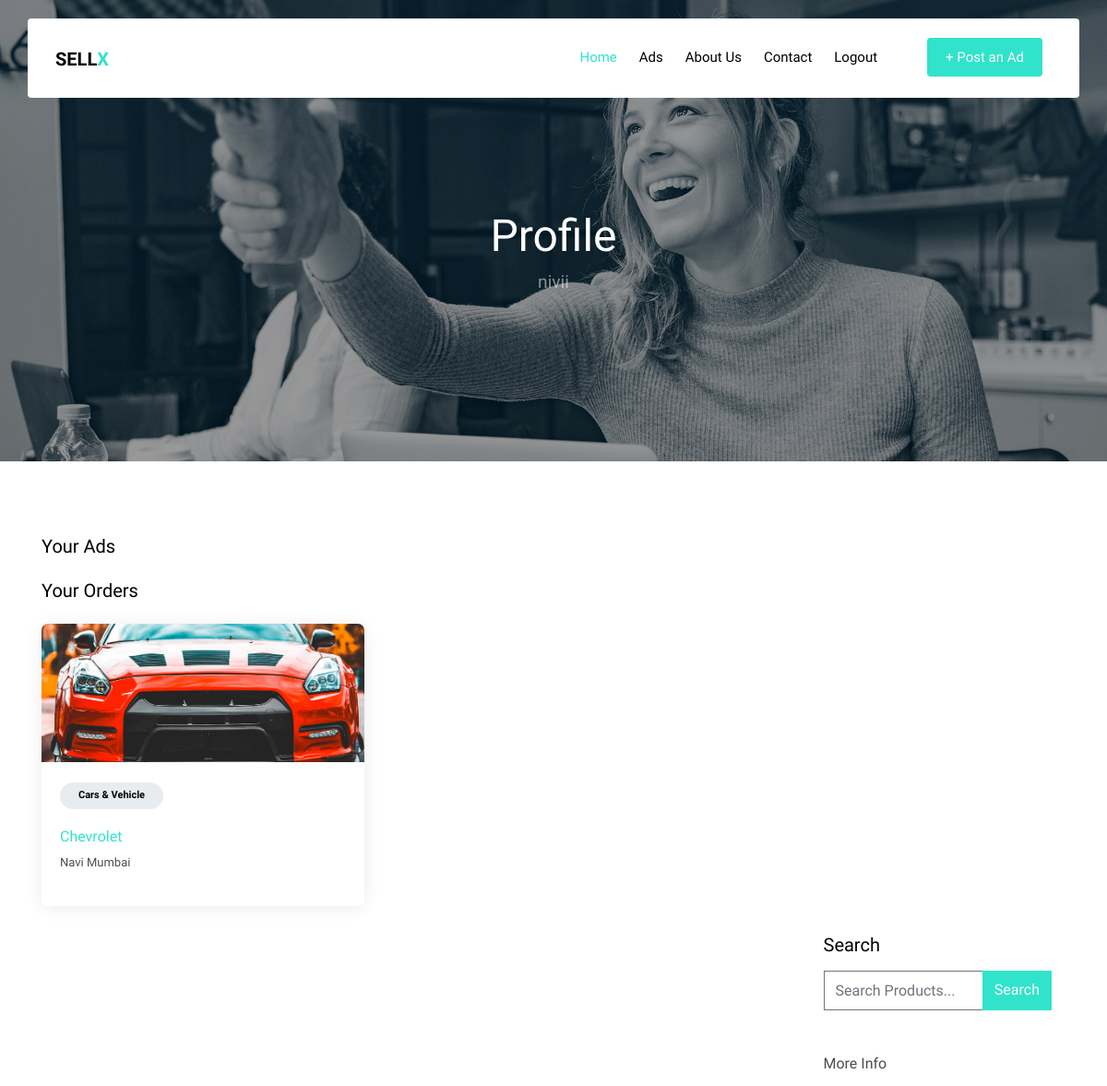
/profile (signed in, upper part), run on an earlier commit of the app's database.
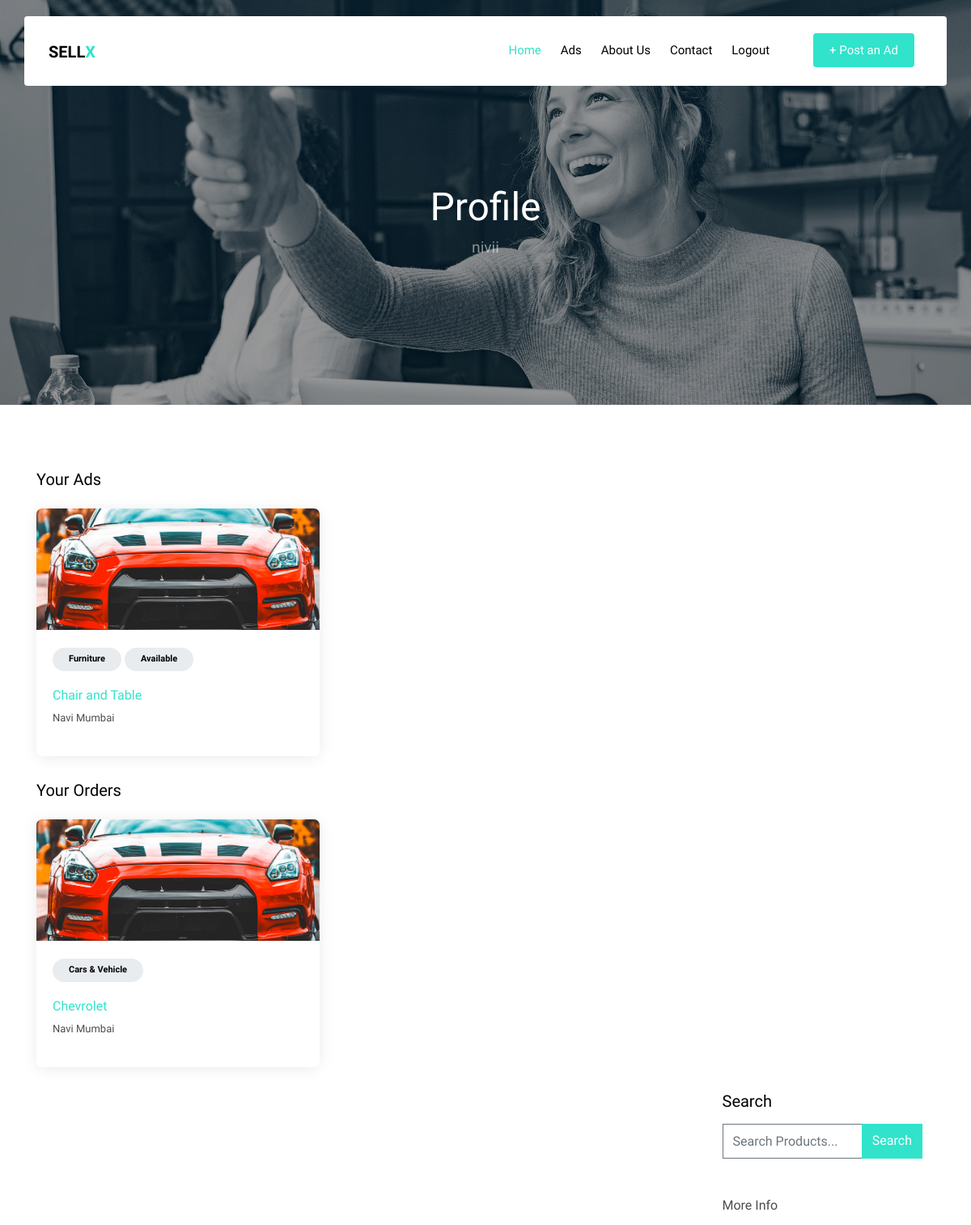
And on a later commit of the database.
### app.py (models this page shows, shortened)
class User(UserMixin, db.Model):
    id = db.Column(db.Integer, primary_key=True)
    name = db.Column(db.String(20))
    username = db.Column(db.String(15), unique=True)
    email = db.Column(db.String(50), unique=True)
    password = db.Column(db.String(80))
    posts = db.relationship('NewPost', backref='author',lazy=True)
    addr = db.Column(db.String(100))
    payment = db.relationship('Payment', backref='author',lazy=True)

class NewPost(UserMixin,db.Model):
    id = db.Column(db.Integer,primary_key = True)
    description = db.Column(db.String(1000))
    tag = db.Column(db.String(30))
    sub_tag = db.Column(db.String(40))
    price = db.Column(db.Integer)
    user_id = db.Column(db.Integer, db.ForeignKey('user.id'), nullable=False)
    img = db.Column(db.String(200), nullable = False)
    loc = db.Column(db.String(20))
    status = db.Column(db.String(15))

### app.py (the view)
@app.route("/profile",methods = ['GET','POST'])
@login_required
def profile():
    pay = Payment.query.filter(Payment.user_id==current_user.id)
    pa = []
    for p in pay:
        tmp = NewPost.query.filter(NewPost.id==p.pid)
        pa.append(tmp.first())
    return render_template("profile.html",title="Profile", use=current_user.username,Post_data=current_user.posts, Posto_data=pa)

### app.py (called while the page is built)
@login_manager.user_loader
def load_user(user_id):
	return User.query.get(int(user_id))

### templates/profile.html (shortened to what this page needs)
<!DOCTYPE html>
<html lang="en">
  <head>
      <link rel="stylesheet" href="{{ url_for('static', filename='fonts/icomoon/style.css') }}">
      <link rel="stylesheet" href="{{ url_for('static', filename='css/bootstrap.min.css') }}">
      <link rel="stylesheet" href="{{ url_for('static', filename='css/magnific-popup.css') }}">
      <link rel="stylesheet" href="{{ url_for('static', filename='css/jquery-ui.css') }}">
      <link rel="stylesheet" href="{{ url_for('static', filename='css/owl.carousel.min.css') }}">
      <link rel="stylesheet" href="{{ url_for('static', filename='css/owl.theme.default.min.css') }}">
      <link rel="stylesheet" href="{{ url_for('static', filename='css/bootstrap-datepicker.css') }}">
      <link rel="stylesheet" href="{{ url_for('static', filename='fonts/flaticon/font/flaticon.css') }}">
      <link rel="stylesheet" href="{{ url_for('static', filename='css/aos.css') }}">
      <link rel="stylesheet" href="{{ url_for('static', filename='css/rangeslider.css') }}">
      <link rel="stylesheet" href="{{ url_for('static', filename='css/style.css') }}">
      {% import "bootstrap/wtf.html" as wtf %}
  </head>
  <body>
  <div class="site-wrap">
    <header class="site-navbar container py-0 bg-white" role="banner">
        <div class="row align-items-center">
          <div class="col-6 col-xl-2">
            <h1 class="mb-0 site-logo"><a href="{{ url_for('index') }}" class="text-black mb-0">SELL<span class="text-primary">X</span>  </a></h1>
          </div>
          <div class="col-12 col-md-10 d-none d-xl-block">
            <nav class="site-navigation position-relative text-right" role="navigation">
              <ul class="site-menu js-clone-nav mr-auto d-none d-lg-block">
                <li class="active"><a href="{{ url_for('profile') }}">Home</a></li>
                <li><a href="#">Ads</a></li>
                <li><a href="#">About Us</a>
                </li>
                <li><a href="contact.html">Contact</a></li>
                <li><a href="{{ url_for('logout') }}">Logout</a></li>
                <li><a href="{{ url_for('new') }}" class="cta"><span class="bg-primary text-white rounded">+ Post an Ad</span></a></li>
              </ul>
            </nav>
          </div>
        </div>
    </header>
    <div class="site-blocks-cover inner-page-cover overlay" style="background-image: url(images/hero_1.jpg);" data-aos="fade" data-stellar-background-ratio="0.5">
      <div class="container">
        <div class="row align-items-center justify-content-center text-center">
          <div class="col-md-10" data-aos="fade-up" data-aos-delay="400">
            <div class="row justify-content-center mt-5">
              <div class="col-md-8 text-center">
                <h1>Profile</h1>
                <p class="mb-0">{{ use }}</p>
              </div>
            </div>
          </div>
        </div>
      </div>
    </div>
    <div class="site-section">
        <div class="container">
          <div class="row">
            <div class="col-lg-8">
                  <div class="row">
                      <div class="col-12">
                        <h2 class="h5 mb-4 text-black">Your Ads</h2>
                      </div>
                    </div>
                    <div class="row">
                {% for data in Post_data %}
                <div class="col-lg-6">
                  <div class="d-block d-md-flex listing vertical">
                    <a href="{{ url_for('singlelist', postid=data.id) }}" class="img d-block" style="background-image: url('images/img_1.jpg')"></a>
                    <div class="lh-content">
                      <span class="category">{{ data.tag }}</span>
                      <a href="#" class="category">{{ data.status }}</a>
                      <h3><a href="{{ url_for('singlelist', postid=data.id) }}">{{ data.sub_tag }}</a></h3>
                      <address>{{ data.loc }}</address>
                    </div>
                </div>
              </div>
                {% endfor %}
              </div>
            </div>
          </div>
          <div class="row">
              <div class="col-lg-8">
                  <div class="row">
                      <div class="col-12">
                        <h2 class="h5 mb-4 text-black">Your Orders</h2>
                      </div>
                    </div>
                <div class="row">
                  {% for data in Posto_data %}
                  <div class="col-lg-6">
                    <div class="d-block d-md-flex listing vertical">
                      <a href="{{ url_for('singlelist', postid=data.id) }}" class="img d-block" style="background-image: url('images/img_1.jpg')"></a>
                      <div class="lh-content">
                        <span class="category">{{ data.tag }}</span>
                        <h3><a href="{{ url_for('singlelist', postid=data.id) }}">{{ data.sub_tag }}</a></h3>
                        <address>{{ data.loc }}</address>
                      </div>
                  </div>
                </div>
                  {% endfor %}
                </div>
              </div>
            </div>
              <div class="col-lg-3 ml-auto">
              <div class="mb-5">
                <h3 class="h5 text-black mb-3">Search</h3>
                <form action="#" method="post">
                  <div class="input-group mb-3">
                    <input type="text" class="form-control border-secondary text-black bg-transparent" placeholder="Search Products..." class="form-control">
                    <div class="input-group-append">
                      <button class="btn btn-primary text-white" type="button" id="button-addon2">Search</button>
                    </div>
                  </div>
                  </div>
                <h3 class="h6 mb-3">More Info</h3>
              </div>
            </div>
          </div>
        </div>
  </body>
</html>

What changed in the data, as far as the page shows it:
added NewPost: tag "Furniture", status "Available", sub_tag "Chair and Table", loc "Navi Mumbai", shown under "Your Ads"
